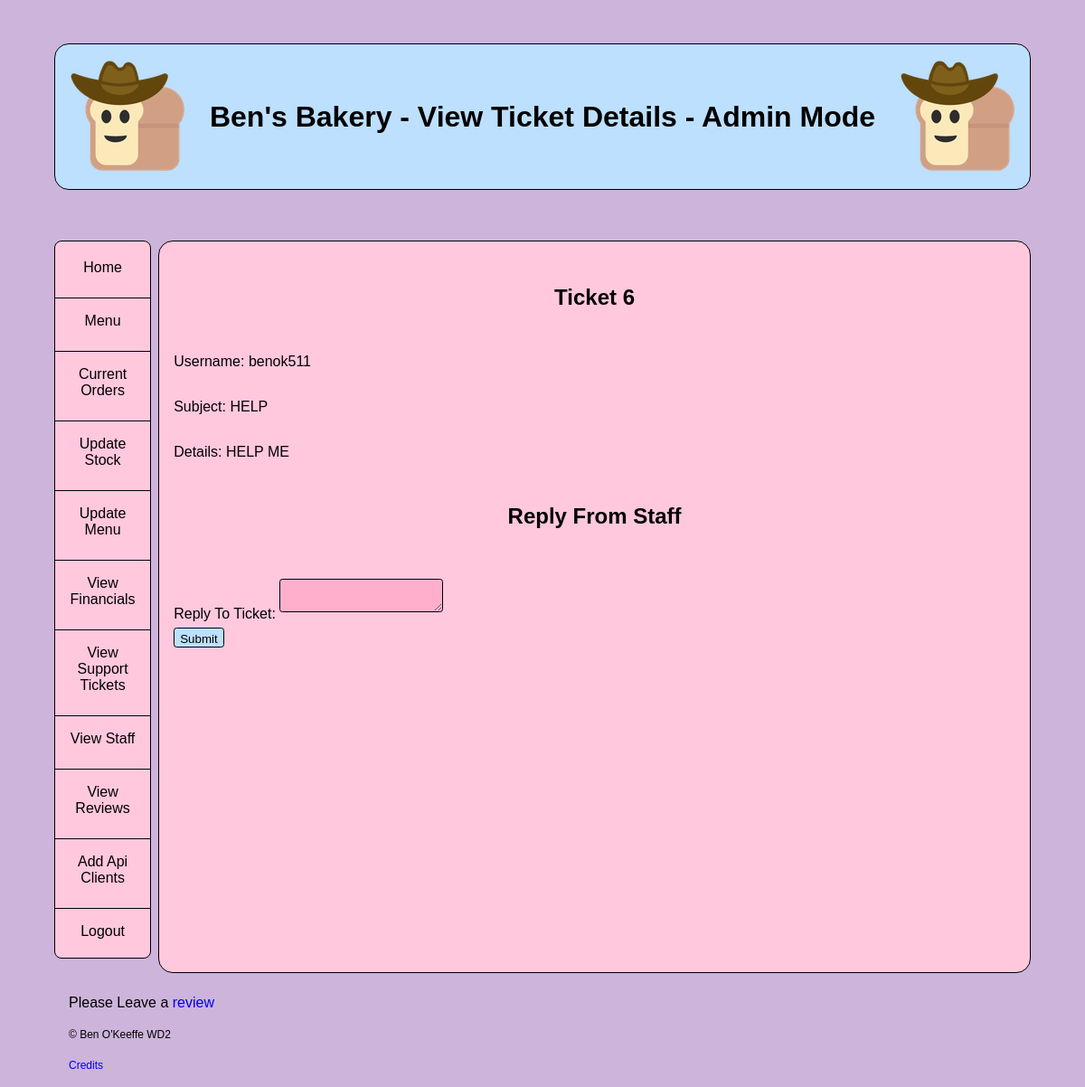
The app's page /view-ticket-details/6 (signed in) with its own data.
### tables this page shows
CREATE TABLE support(
    ticket_num INTEGER PRIMARY KEY AUTOINCREMENT,
    user_id TEXT NOT NULL,
    ticket_datetime DATETIME NOT NULL,
    subject TEXT NOT NULL,
    message TEXT NOT NULL,
    admin_user_id TEXT DEFAULT '',
    reply_datetime DATETIME DEFAULT '',
    reply TEXT DEFAULT ''
    );

### app.py (the view)
@app.route('/view-ticket-details/<ticket_id>', methods = ['GET', 'POST'])
@login_required #you have to refresh the page after submitting a reply to a support ticket to see the reply has been sent
def view_ticket_details(ticket_id):
    ticket_id = int(ticket_id)
    form = None
    db = get_db()
    details = db.execute('''SELECT * FROM support WHERE ticket_num = ?''',(ticket_id,)).fetchone()
    if g.user != details['user_id'] and g.is_admin is None:
        return redirect(url_for('restricted'))
    if g.is_admin is not None:
        form = ReplyToTicketForm()
        if form.validate_on_submit():
            reply = form.reply.data
            reply_datetime = datetime.now().strftime("%Y-%m-%d %H:%M:%S")
            db.execute('''UPDATE support SET admin_user_id = ?, reply_datetime = ?, reply = ?
                       WHERE ticket_num = ?''',(g.user,reply_datetime,reply,ticket_id))
            db.commit()
    return render_template('view_ticket_details.html', title = 'View Ticket Details', ticket_num = ticket_id, details = details, form = form)

### forms.py
class ReplyToTicketForm(FlaskForm):
    reply = TextAreaField('Reply To Ticket:', validators=[InputRequired()])
    submit = SubmitField()

### app.py (called while the page is built)
@app.before_request
def load_logged_in_user():
    g.user = session.get('user_id',None)
    g.is_admin = session.get('is_admin',None)

def login_required(view):
    @wraps(view)
    def wrapped_view(*args, **kwargs):
        if g.user is None:
            return redirect(url_for('login', next = request.url))
        return view(*args, **kwargs)
    return wrapped_view

### database.py (called while the page is built)
def get_db():
    if 'db' not in g:
        g.db = sqlite3.connect(DATABASE,
                               detect_types=sqlite3.PARSE_DECLTYPES)
        g.db.row_factory = sqlite3.Row
    return g.db

### templates/view_ticket_details.html (shortened to what this page needs)
{% extends "base.html" %}
{% block main_content %}
<h2>Ticket {{ticket_num}}</h2>
{% if g.is_admin %}
    <p>Username: {{details['user_id']}}</p>
{% endif %}
<p>Subject: {{details['subject']}}</p>
<p>Details: {{details['message']}}</p>
<h2>Reply From Staff</h2>
{% if details['admin_user_id'] %}
<p>Reply from {{details['admin_user_id']}}:</p>
<p>{{details['reply']}}</p>
{%else%}
    {% if g.is_admin %}
        <form action="" method="POST" novalidate>
            {{form.reply.label}}
            {{form.reply()}}
            <br>
            {{ form.submit() }}
        </form>
    {%else%}
        <p>A member of staff will reply to your ticket as soon as possible thank you for your patience.</p>
    {% endif %}
{% endif %}
{%endblock%}

### static/styles.css (style rules this page uses)
:root { font-family: sans-serif, 'Times New Roman', Times, serif; font-size: 16px; --colour: black; --mainbgcolour: #ffc8dd; --bgcolour: #cdb4db; --accentcolour: #ffafcc; --accentcolour2: #bde0fe; }
*, *:before, *:after { box-sizing: border-box; }
body { color: var(--colour); background-color: var(--bgcolour); display: grid; grid-template-columns: 1fr 9fr; grid-template-areas: "top top" "ml mr" "bottom bottom"; gap: 0.5em; width: 90%; margin: 0 auto; }
p { margin: 1em; }
h1, h2, h3, h4, h5, h6 { text-align: center; }
main>* { margin: 2em 1em; }
input, select,textarea { margin: 0.5em 0 ; border: 0.25px solid var(--colour); border-radius: 0.25em; background-color: var(--accentcolour); padding-top: 0.25em; }
input[type = 'submit'] { background-color: var(--accentcolour2) }

### records on screen
support: user_id "benok511", subject "HELP", message "HELP ME"

### other values on screen
{{ title }} "View Ticket Details"
{{ ticket_num }} "6"
